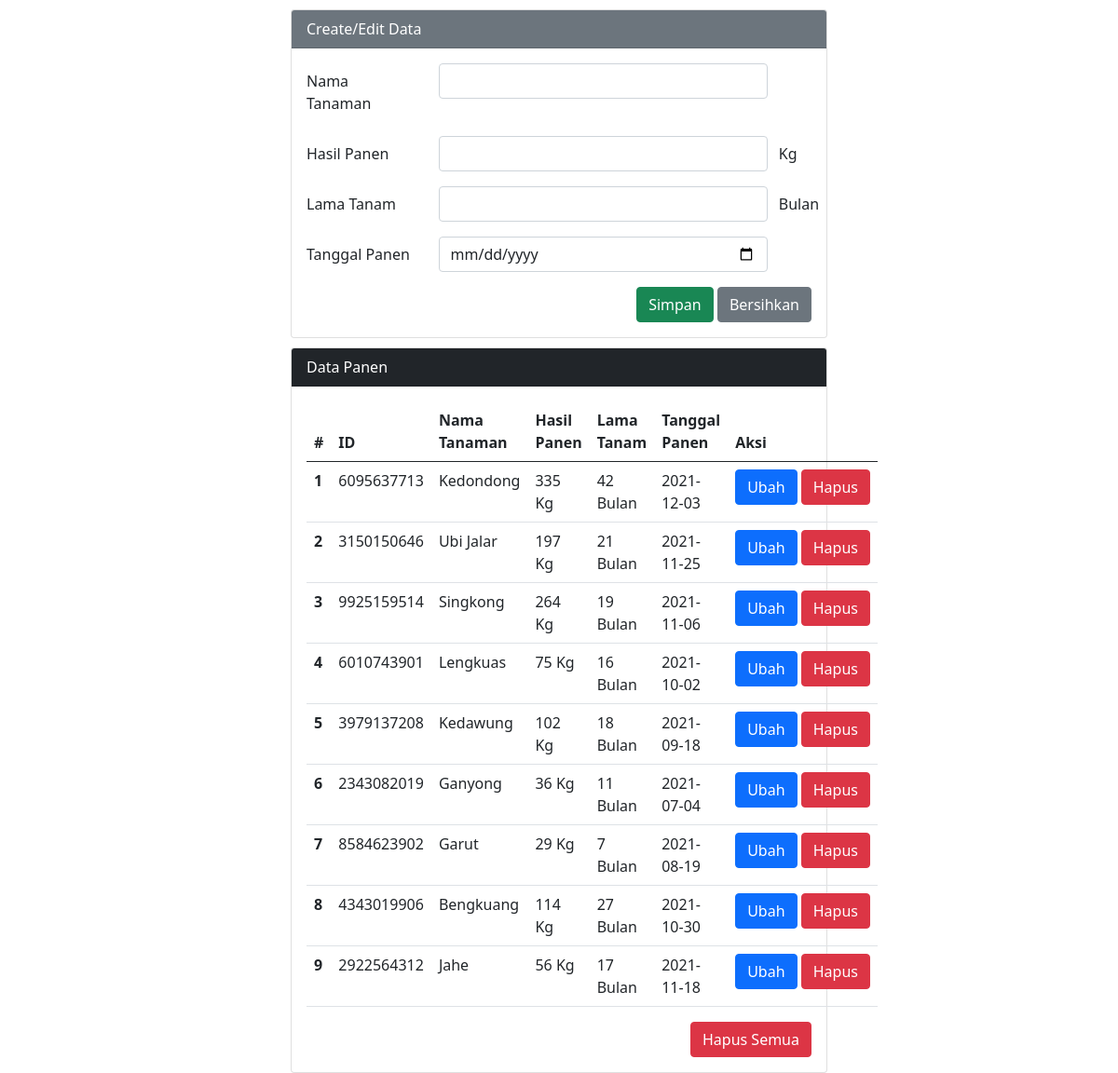
Page /data-panen/index.php on the committed database.
### tables this page shows
CREATE TABLE `data_panen` (
  `id` int(100) NOT NULL,
  `id_panen` varchar(50) NOT NULL,
  `nama_tanaman` varchar(50) NOT NULL,
  `hasil_panen` varchar(50) NOT NULL,
  `lama_tanam` varchar(50) NOT NULL,
  `tanggal_panen` date NOT NULL
);

### data-panen/index.php (the view, shortened to what this page needs)
<?php
$host       = "localhost";
$user       = "root";
$pass       = "";
$db         = "latihancrud1";
$koneksi    = mysqli_connect($host, $user, $pass, $db);
$nama_tanaman    = "";
$hasil_panen     = "";
$lama_tanam      = "";
$tanggal_panen   = "";
?>
<!DOCTYPE html>
<html lang="en">
<head>
    <link href="https://cdn.jsdelivr.net/npm/bootstrap@5.0.0-beta2/dist/css/bootstrap.min.css" rel="stylesheet">
</head>
<body>
    <div class="container-sm" style="max-width: 50%;">
        <div class="card">
            <div class="card-header text-white bg-secondary">
                Create/Edit Data
            </div>
            <div class="card-body">
                <form action="" method="POST">
                    <div class="mb-3 row">
                        <label for="nama_tanaman" class="col-sm-3 col-form-label">Nama Tanaman</label>
                        <div class="col-sm-8">
                            <input type="text" class="form-control" id="nama_tanaman" name="nama_tanaman" value="<?php echo $nama_tanaman ?>">
                        </div>
                    </div>
                    <div class="mb-3 row d-flex align-items-center">
                        <label for="hasil_panen" class="col-sm-3 col-form-label">Hasil Panen</label>
                        <div class="col-sm-8">
                            <input type="number" min="1" max="99999" class="form-control" id="hasil_panen" name="hasil_panen" value="<?php echo $hasil_panen ?>">
                        </div>
                        Kg
                    </div>
                    <div class="mb-3 row d-flex align-items-center">
                        <label for="lama_tanam" class="col-sm-3 col-form-label">Lama Tanam</label>
                        <div class="col-sm-8">
                            <input type="number" min="1" max="99999" class="form-control" id="lama_tanam" name="lama_tanam" value="<?php echo $lama_tanam ?>">
                        </div>
                        Bulan
                    </div>
                    <div class="mb-3 row">
                        <label for="tanggal_panen" class="col-sm-3 col-form-label">Tanggal Panen</label>
                        <div class="col-sm-8">
                            <input type="date" class="form-control" id="tanggal_panen" name="tanggal_panen" value="<?php echo $tanggal_panen ?>">
                        </div>
                    </div>
                    <div class="col-12 d-flex justify-content-end">
                        <input type="submit" name="simpan" value="Simpan" class="btn btn-success" />
                        <input type="reset" value="Bersihkan" class="btn btn-secondary">
                    </div>
                </form>
            </div>
        </div>
        <div class="card">
            <div class="card-header text-white bg-dark">
                Data Panen
            </div>
            <div class="card-body">
                <table class="table">
                    <thead>
                        <tr>
                            <th scope="col">#</th>
                            <th scope="col">ID</th>
                            <th scope="col">Nama Tanaman</th>
                            <th scope="col">Hasil Panen</th>
                            <th scope="col">Lama Tanam</th>
                            <th scope="col">Tanggal Panen</th>
                            <th scope="col">Aksi</th>
                        </tr>
                    </thead>
                    <tbody>
                        <?php
                        $sql2   = "select * from data_panen order by id desc";
                        $q2     = mysqli_query($koneksi, $sql2);
                        $urut   = 1;
                        while ($r2 = mysqli_fetch_array($q2)) {
                            $id            = $r2['id'];
                            $id_panen      = $r2['id_panen'];
                            $nama_tanaman  = $r2['nama_tanaman'];
                            $hasil_panen   = $r2['hasil_panen'];
                            $lama_tanam    = $r2['lama_tanam'];
                            $tanggal_panen = $r2['tanggal_panen'];
                        ?>
                            <tr>
                                <th scope="row"><?php echo $urut++ ?></th>
                                <td scope="row"><?php echo $id_panen ?></td>
                                <td scope="row"><?php echo $nama_tanaman ?></td>
                                <td scope="row"><?php echo $hasil_panen . " Kg" ?></td>
                                <td scope="row"><?php echo $lama_tanam . " Bulan" ?></td>
                                <td scope="row"><?php echo $tanggal_panen ?></td>
                                <td scope="row">
                                    <div class="div d-flex justify-content-end">
                                        <a href="index.php?op=edit&id=<?php echo $id ?>"><button type="button" class="btn btn-primary mb-1 ml-1">Ubah</button></a>
                                        <a href="index.php?op=delete&id=<?php echo $id ?>" onclick="return confirm('Yakin mau delete data?')"><button type="button" class="btn btn-danger mb-1">Hapus</button></a>
                                    </div>
                                </td>
                            </tr>
                        <?php
                        }
                        ?>
                    </tbody>
                </table>
                <?php
                if ($urut > 1) {
                ?>
                    <div class="div d-flex justify-content-end" scope="row">
                        <a href="index.php?op=deleteall" onclick="return confirm('Yakin mau delete semua data?')"><button type="button" class="btn btn-danger">Hapus Semua</button></a>
                    </div>
                <?php
                }
                ?>
            </div>
        </div>
    </div>
</body>
</html>

### data-panen/index.php (style rules this page uses)
.card { margin-top: 10px; }

### rows in the picture
data_panen: id_panen "6095637713", nama_tanaman "Kedondong", hasil_panen "335", lama_tanam "42", tanggal_panen "2021-12-03"
data_panen: id_panen "3150150646", nama_tanaman "Ubi Jalar", hasil_panen "197", lama_tanam "21", tanggal_panen "2021-11-25"
data_panen: id_panen "9925159514", nama_tanaman "Singkong", hasil_panen "264", lama_tanam "19", tanggal_panen "2021-11-06"
data_panen: id_panen "6010743901", nama_tanaman "Lengkuas", hasil_panen "75", lama_tanam "16", tanggal_panen "2021-10-02"
data_panen: id_panen "3979137208", nama_tanaman "Kedawung", hasil_panen "102", lama_tanam "18", tanggal_panen "2021-09-18"
data_panen: id_panen "2343082019", nama_tanaman "Ganyong", hasil_panen "36", lama_tanam "11", tanggal_panen "2021-07-04"
data_panen: id_panen "8584623902", nama_tanaman "Garut", hasil_panen "29", lama_tanam "7", tanggal_panen "2021-08-19"
data_panen: id_panen "4343019906", nama_tanaman "Bengkuang", hasil_panen "114", lama_tanam "27", tanggal_panen "2021-10-30"
data_panen: id_panen "2922564312", nama_tanaman "Jahe", hasil_panen "56", lama_tanam "17", tanggal_panen "2021-11-18"
